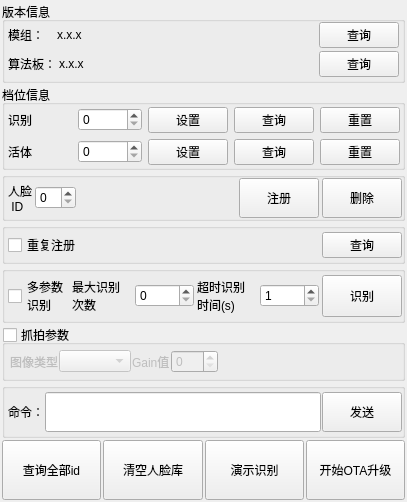
               <widget class="QWidget" name="widget" native="true">
                <layout class="QVBoxLayout" name="verticalLayout_3">
                 <property name="spacing">
                  <number>2</number>
                 </property>
                 <property name="leftMargin">
                  <number>2</number>
                 </property>
                 <property name="topMargin">
                  <number>2</number>
                 </property>
                 <property name="rightMargin">
                  <number>2</number>
                 </property>
                 <property name="bottomMargin">
                  <number>2</number>
                 </property>
                 <item>
                  <widget class="QGroupBox" name="groupBox_7">
                   <property name="minimumSize">
                    <size>
                     <width>0</width>
                     <height>0</height>
                    </size>
                   </property>
                   <property name="title">
                    <string>版本信息</string>
                   </property>
                   <layout class="QVBoxLayout" name="verticalLayout_4">
                    <property name="spacing">
                     <number>3</number>
                    </property>
                    <property name="leftMargin">
                     <number>3</number>
                    </property>
                    <property name="topMargin">
                     <number>0</number>
                    </property>
                    <property name="rightMargin">
                     <number>3</number>
                    </property>
                    <property name="bottomMargin">
                     <number>3</number>
                    </property>
                    <item>
                     <layout class="QHBoxLayout" name="horizontalLayout">
                      <item>
                       <widget class="QLabel" name="label_door_lock_module_ver">
                        <property name="text">
                         <string>模组：   </string>
                        </property>
                       </widget>
                      </item>
                      <item>
                       <widget class="QLabel" name="label_door_lock_module_ver2">
                        <property name="text">
                         <string>x.x.x</string>
                        </property>
                       </widget>
                      </item>
                      <item>
                       <spacer name="horizontalSpacer_6">
                        <property name="orientation">
                         <enum>Qt::Horizontal</enum>
                        </property>
                        <property name="sizeHint" stdset="0">
                         <size>
                          <width>40</width>
                          <height>20</height>
                         </size>
                        </property>
                       </spacer>
                      </item>
                      <item>
                       <widget class="QPushButton" name="pushButton_get_door_lock_module_ver">
                        <property name="minimumSize">
                         <size>
                          <width>0</width>
                          <height>0</height>
                         </size>
                        </property>
                        <property name="text">
                         <string>查询</string>
                        </property>
                       </widget>
                      </item>
                     </layout>
                    </item>
                    <item>
                     <layout class="QHBoxLayout" name="horizontalLayout_2">
                      <item>
                       <widget class="QLabel" name="label_door_lock_alg_board_ver">
                        <property name="text">
                         <string>算法板：</string>
                        </property>
                       </widget>
                      </item>
                      <item>
                       <widget class="QLabel" name="label_door_lock_alg_board_ver2">
                        <property name="text">
                         <string>x.x.x</string>
                        </property>
                       </widget>
                      </item>
                      <item>
                       <spacer name="horizontalSpacer_8">
                        <property name="orientation">
                         <enum>Qt::Horizontal</enum>
                        </property>
                        <property name="sizeHint" stdset="0">
                         <size>
                          <width>40</width>
                          <height>20</height>
                         </size>
                        </property>
                       </spacer>
                      </item>
                      <item>
                       <widget class="QPushButton" name="pushButton_get_door_lock_alg_board_ver">
                        <property name="minimumSize">
                         <size>
                          <width>0</width>
                          <height>0</height>
                         </size>
                        </property>
                        <property name="text">
                         <string>查询</string>
                        </property>
                       </widget>
                      </item>
                     </layout>
                    </item>
                   </layout>
                  </widget>
                 </item>
                 <item>
                  <widget class="QGroupBox" name="groupBox_levelinfo">
                   <property name="title">
                    <string>档位信息</string>
                   </property>
                   <layout class="QVBoxLayout" name="verticalLayout_6">
                    <property name="spacing">
                     <number>6</number>
                    </property>
                    <property name="leftMargin">
                     <number>3</number>
                    </property>
                    <property name="topMargin">
                     <number>2</number>
                    </property>
                    <property name="rightMargin">
                     <number>2</number>
                    </property>
                    <property name="bottomMargin">
                     <number>2</number>
                    </property>
                    <item>
                     <layout class="QHBoxLayout" name="horizontalLayout_4">
                      <item>
                       <widget class="QLabel" name="label_4">
                        <property name="text">
                         <string>识别</string>
                        </property>
                       </widget>
                      </item>
                      <item>
                       <spacer name="horizontalSpacer_2">
                        <property name="orientation">
                         <enum>Qt::Horizontal</enum>
                        </property>
                        <property name="sizeHint" stdset="0">
                         <size>
                          <width>40</width>
                          <height>20</height>
                         </size>
                        </property>
                       </spacer>
                      </item>
                      <item>
                       <widget class="QSpinBox" name="spinBox_recong_level">
                        <property name="minimumSize">
                         <size>
                          <width>64</width>
                          <height>21</height>
                         </size>
                        </property>
                       </widget>
                      </item>
                      <item>
                       <widget class="QPushButton" name="pushButton_recong_level_set">
                        <property name="minimumSize">
                         <size>
                          <width>0</width>
                          <height>20</height>
                         </size>
                        </property>
                        <property name="text">
                         <string>设置</string>
                        </property>
                       </widget>
                      </item>
                      <item>
                       <widget class="QPushButton" name="pushButton_recong_level_get">
                        <property name="minimumSize">
                         <size>
                          <width>0</width>
                          <height>20</height>
                         </size>
                        </property>
                        <property name="text">
                         <string>查询</string>
                        </property>
                       </widget>
                      </item>
                      <item>
                       <widget class="QPushButton" name="pushButton_recong_level_reset">
                        <property name="minimumSize">
                         <size>
                          <width>0</width>
                          <height>20</height>
                         </size>
                        </property>
                        <property name="text">
                         <string>重置</string>
                        </property>
                       </widget>
                      </item>
                     </layout>
                    </item>
                    <item>
                     <layout class="QHBoxLayout" name="horizontalLayout_6">
                      <item>
                       <widget class="QLabel" name="label_6">
                        <property name="text">
                         <string>活体</string>
                        </property>
                       </widget>
                      </item>
                      <item>
                       <spacer name="horizontalSpacer_4">
                        <property name="orientation">
                         <enum>Qt::Horizontal</enum>
                        </property>
                        <property name="sizeHint" stdset="0">
                         <size>
                          <width>40</width>
                          <height>20</height>
                         </size>
                        </property>
                       </spacer>
                      </item>
                      <item>
                       <widget class="QSpinBox" name="spinBox_live_level">
                        <property name="minimumSize">
                         <size>
                          <width>64</width>
                          <height>21</height>
                         </size>
                        </property>
                       </widget>
                      </item>
                      <item>
                       <widget class="QPushButton" name="pushButton_live_level_set">
                        <property name="minimumSize">
                         <size>
                          <width>0</width>
                          <height>20</height>
                         </size>
                        </property>
                        <property name="text">
                         <string>设置</string>
                        </property>
                       </widget>
                      </item>
                      <item>
                       <widget class="QPushButton" name="pushButton_live_level_get">
                        <property name="minimumSize">
                         <size>
                          <width>0</width>
                          <height>20</height>
                         </size>
                        </property>
                        <property name="text">
                         <string>查询</string>
                        </property>
                       </widget>
                      </item>
                      <item>
                       <widget class="QPushButton" name="pushButton_live_level_reset">
                        <property name="minimumSize">
                         <size>
                          <width>0</width>
                          <height>20</height>
                         </size>
                        </property>
                        <property name="text">
                         <string>重置</string>
                        </property>
                       </widget>
                      </item>
                     </layout>
                    </item>
                   </layout>
                  </widget>
                 </item>
                 <item>
                  <widget class="QGroupBox" name="group_register_face">
                   <layout class="QHBoxLayout" name="horizontalLayout_8">
                    <property name="spacing">
                     <number>3</number>
                    </property>
                    <property name="leftMargin">
                     <number>3</number>
                    </property>
                    <property name="topMargin">
                     <number>0</number>
                    </property>
                    <property name="rightMargin">
                     <number>0</number>
                    </property>
                    <property name="bottomMargin">
                     <number>0</number>
                    </property>
                    <item>
                     <widget class="QLabel" name="label_person_register_num">
                      <property name="minimumSize">
                       <size>
                        <width>0</width>
                        <height>0</height>
                       </size>
                      </property>
                      <property name="text">
                       <string>人脸
 ID</string>
                      </property>
                     </widget>
                    </item>
                    <item>
                     <widget class="QSpinBox" name="spinBox_person_register_num">
                      <property name="minimumSize">
                       <size>
                        <width>0</width>
                        <height>0</height>
                       </size>
                      </property>
                     </widget>
                    </item>
                    <item>
                     <spacer name="horizontalSpacer_7">
                      <property name="minimumSize">
                       <size>
                        <width>0</width>
                        <height>40</height>
                       </size>
                      </property>
                      <property name="orientation">
                       <enum>Qt::Horizontal</enum>
                      </property>
                      <property name="sizeType">
                       <enum>QSizePolicy::Expanding</enum>
                      </property>
                      <property name="sizeHint" stdset="0">
                       <size>
                        <width>40</width>
                        <height>20</height>
                       </size>
                      </property>
                     </spacer>
                    </item>
                    <item>
                     <widget class="QPushButton" name="pushButton_person_register">
                      <property name="sizePolicy">
                       <sizepolicy hsizetype="Minimum" vsizetype="Preferred">
                        <horstretch>0</horstretch>
                        <verstretch>0</verstretch>
                       </sizepolicy>
                      </property>
                      <property name="minimumSize">
                       <size>
                        <width>0</width>
                        <height>0</height>
                       </size>
                      </property>
                      <property name="toolTip">
                       <string/>
                      </property>
                      <property name="text">
                       <string>注册</string>
                      </property>
                     </widget>
                    </item>
                    <item>
                     <widget class="QPushButton" name="pushButton_person_del">
                      <property name="sizePolicy">
                       <sizepolicy hsizetype="Preferred" vsizetype="Preferred">
                        <horstretch>0</horstretch>
                        <verstretch>0</verstretch>
                       </sizepolicy>
                      </property>
                      <property name="minimumSize">
                       <size>
                        <width>0</width>
                        <height>0</height>
                       </size>
                      </property>
                      <property name="text">
                       <string>删除</string>
                      </property>
                     </widget>
                    </item>
                   </layout>
                  </widget>
                 </item>
                 <item>
                  <widget class="QGroupBox" name="group_register_get">
                   <layout class="QHBoxLayout" name="horizontalLayout_11">
                    <property name="spacing">
                     <number>1</number>
                    </property>
                    <property name="leftMargin">
                     <number>3</number>
                    </property>
                    <property name="topMargin">
                     <number>3</number>
                    </property>
                    <property name="rightMargin">
                     <number>0</number>
                    </property>
                    <property name="bottomMargin">
                     <number>3</number>
                    </property>
                    <item>
                     <widget class="QCheckBox" name="checkBox_repeat_register">
                      <property name="text">
                       <string>重复注册</string>
                      </property>
                     </widget>
                    </item>
                    <item>
                     <spacer name="horizontalSpacer_14">
                      <property name="orientation">
                       <enum>Qt::Horizontal</enum>
                      </property>
                      <property name="sizeHint" stdset="0">
                       <size>
                        <width>40</width>
                        <height>20</height>
                       </size>
                      </property>
                     </spacer>
                    </item>
                    <item>
                     <widget class="QPushButton" name="pushButton_repeat_register_get">
                      <property name="sizePolicy">
                       <sizepolicy hsizetype="Minimum" vsizetype="Preferred">
                        <horstretch>0</horstretch>
                        <verstretch>0</verstretch>
                       </sizepolicy>
                      </property>
                      <property name="minimumSize">
                       <size>
                        <width>0</width>
                        <height>0</height>
                       </size>
                      </property>
                      <property name="text">
                       <string>查询</string>
                      </property>
                     </widget>
                    </item>
                   </layout>
                  </widget>
                 </item>
                 <item>
                  <widget class="QGroupBox" name="group_multiparam_recong">
                   <layout class="QHBoxLayout" name="horizontalLayout_12">
                    <property name="spacing">
                     <number>3</number>
                    </property>
                    <property name="leftMargin">
                     <number>3</number>
                    </property>
                    <property name="topMargin">
                     <number>3</number>
                    </property>
                    <property name="rightMargin">
                     <number>0</number>
                    </property>
                    <property name="bottomMargin">
                     <number>3</number>
                    </property>
                    <item>
                     <widget class="QCheckBox" name="checkBox_recongnize_dual_param">
                      <property name="layoutDirection">
                       <enum>Qt::LeftToRight</enum>
                      </property>
                      <property name="text">
                       <string>多参数
识别</string>
                      </property>
                     </widget>
                    </item>
                    <item>
                     <widget class="QLabel" name="label_max_recong_times">
                      <property name="text">
                       <string>最大识别
次数</string>
                      </property>
                     </widget>
                    </item>
                    <item>
                     <widget class="QSpinBox" name="spinBox_person_recongnize_dual_param">
                      <property name="minimumSize">
                       <size>
                        <width>40</width>
                        <height>21</height>
                       </size>
                      </property>
                     </widget>
                    </item>
                    <item>
                     <widget class="QLabel" name="label">
                      <property name="text">
                       <string>超时识别
时间(s)</string>
                      </property>
                     </widget>
                    </item>
                    <item>
                     <widget class="QSpinBox" name="spinBox_max_recong_time">
                      <property name="minimumSize">
                       <size>
                        <width>0</width>
                        <height>21</height>
                       </size>
                      </property>
                      <property name="minimum">
                       <number>1</number>
                      </property>
                     </widget>
                    </item>
                    <item>
                     <widget class="QPushButton" name="pushButton_person_recongnize">
                      <property name="sizePolicy">
                       <sizepolicy hsizetype="Preferred" vsizetype="Preferred">
                        <horstretch>0</horstretch>
                        <verstretch>0</verstretch>
                       </sizepolicy>
                      </property>
                      <property name="minimumSize">
                       <size>
                        <width>0</width>
                        <height>0</height>
                       </size>
                      </property>
                      <property name="toolTip">
                       <string/>
                      </property>
                      <property name="text">
                       <string>识别</string>
                      </property>
                      <property name="shortcut">
                       <string>Ctrl+R</string>
                      </property>
                     </widget>
                    </item>
                   </layout>
                  </widget>
                 </item>
                 <item>
                  <widget class="QGroupBox" name="groupBox_snap_param">
                   <property name="title">
                    <string>抓拍参数</string>
                   </property>
                   <property name="checkable">
                    <bool>true</bool>
                   </property>
                   <property name="checked">
                    <bool>false</bool>
                   </property>
                   <layout class="QVBoxLayout" name="verticalLayout_5">
                    <property name="spacing">
                     <number>6</number>
                    </property>
                    <property name="leftMargin">
                     <number>3</number>
                    </property>
                    <property name="topMargin">
                     <number>3</number>
                    </property>
                    <property name="rightMargin">
                     <number>0</number>
                    </property>
                    <property name="bottomMargin">
                     <number>3</number>
                    </property>
                    <item>
                     <layout class="QHBoxLayout" name="horizontalLayout_5">
                      <property name="spacing">
                       <number>1</number>
                      </property>
                      <property name="leftMargin">
                       <number>2</number>
                      </property>
                      <property name="topMargin">
                       <number>2</number>
                      </property>
                      <property name="rightMargin">
                       <number>2</number>
                      </property>
                      <property name="bottomMargin">
                       <number>2</number>
                      </property>
                      <item>
                       <widget class="QLabel" name="label_5">
                        <property name="text">
                         <string>图像类型</string>
                        </property>
                       </widget>
                      </item>
                      <item>
                       <widget class="QComboBox" name="comboBox_snap_img_typ"/>
                      </item>
                      <item>
                       <widget class="QLabel" name="label_8">
                        <property name="text">
                         <string>Gain值</string>
                        </property>
                       </widget>
                      </item>
                      <item>
                       <widget class="QSpinBox" name="spinBox_gain_val">
                        <property name="toolTip">
                         <string>0：灯控关闭</string>
                        </property>
                        <property name="maximum">
                         <number>100</number>
                        </property>
                       </widget>
                      </item>
                      <item>
                       <spacer name="horizontalSpacer">
                        <property name="orientation">
                         <enum>Qt::Horizontal</enum>
                        </property>
                        <property name="sizeHint" stdset="0">
                         <size>
                          <width>40</width>
                          <height>20</height>
                         </size>
                        </property>
                       </spacer>
                      </item>
                     </layout>
                    </item>
                   </layout>
                  </widget>
                 </item>
                 <item>
                  <widget class="QGroupBox" name="group_cmd">
                   <layout class="QHBoxLayout" name="horizontalLayout_3">
                    <property name="spacing">
                     <number>1</number>
                    </property>
                    <property name="leftMargin">
                     <number>3</number>
                    </property>
                    <property name="topMargin">
                     <number>3</number>
                    </property>
                    <property name="rightMargin">
                     <number>0</number>
                    </property>
                    <property name="bottomMargin">
                     <number>3</number>
                    </property>
                    <item>
                     <widget class="QLabel" name="label_3">
                      <property name="minimumSize">
                       <size>
                        <width>0</width>
                        <height>40</height>
                       </size>
                      </property>
                      <property name="text">
                       <string>命令：</string>
                      </property>
                     </widget>
                    </item>
                    <item>
                     <widget class="QLineEdit" name="lineEdit_cmd">
                      <property name="minimumSize">
                       <size>
                        <width>0</width>
                        <height>40</height>
                       </size>
                      </property>
                     </widget>
                    </item>
                    <item>
                     <widget class="QPushButton" name="pushButton_cmdSend">
                      <property name="minimumSize">
                       <size>
                        <width>0</width>
                        <height>40</height>
                       </size>
                      </property>
                      <property name="text">
                       <string>发送</string>
                      </property>
                     </widget>
                    </item>
                   </layout>
                  </widget>
                 </item>
                 <item>
                  <layout class="QHBoxLayout" name="horizontalLayout_10">
                   <item>
                    <widget class="QPushButton" name="pushButton_person_lookup_all">
                     <property name="sizePolicy">
                      <sizepolicy hsizetype="Minimum" vsizetype="Preferred">
                       <horstretch>0</horstretch>
                       <verstretch>0</verstretch>
                      </sizepolicy>
                     </property>
                     <property name="minimumSize">
                      <size>
                       <width>0</width>
                       <height>60</height>
                      </size>
                     </property>
                     <property name="text">
                      <string>查询全部id</string>
                     </property>
                    </widget>
                   </item>
                   <item>
                    <widget class="QPushButton" name="pushButton_person_del_all">
                     <property name="sizePolicy">
                      <sizepolicy hsizetype="Minimum" vsizetype="Preferred">
                       <horstretch>0</horstretch>
                       <verstretch>0</verstretch>
                      </sizepolicy>
                     </property>
                     <property name="minimumSize">
                      <size>
                       <width>0</width>
                       <height>60</height>
                      </size>
                     </property>
                     <property name="text">
                      <string>清空人脸库</string>
                     </property>
                    </widget>
                   </item>
                   <item>
                    <widget class="QPushButton" name="pushButton_face_demo_mode">
                     <property name="sizePolicy">
                      <sizepolicy hsizetype="Minimum" vsizetype="Preferred">
                       <horstretch>0</horstretch>
                       <verstretch>0</verstretch>
                      </sizepolicy>
                     </property>
                     <property name="minimumSize">
                      <size>
                       <width>0</width>
                       <height>60</height>
                      </size>
                     </property>
                     <property name="toolTip">
                      <string>Ctrl+M</string>
                     </property>
                     <property name="text">
                      <string>演示识别</string>
                     </property>
                    </widget>
                   </item>
                   <item>
                    <widget class="QPushButton" name="pushButton_start_ota">
                     <property name="sizePolicy">
                      <sizepolicy hsizetype="Minimum" vsizetype="Preferred">
                       <horstretch>0</horstretch>
                       <verstretch>0</verstretch>
                      </sizepolicy>
                     </property>
                     <property name="minimumSize">
                      <size>
                       <width>0</width>
                       <height>60</height>
                      </size>
                     </property>
                     <property name="text">
                      <string>开始OTA升级</string>
                     </property>
                    </widget>
                   </item>
                  </layout>
                 </item>
                </layout>
               </widget>
